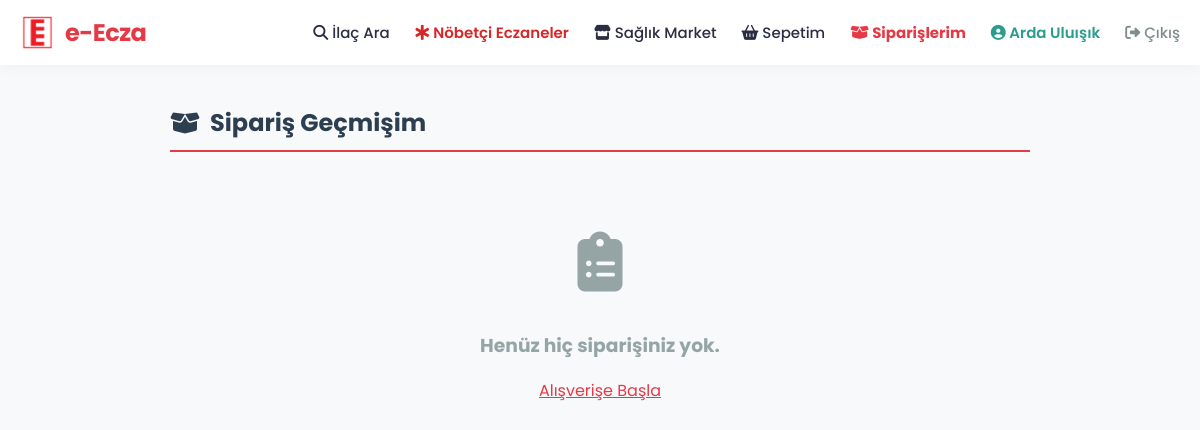
The app's page /siparislerim.php (signed in), older data.
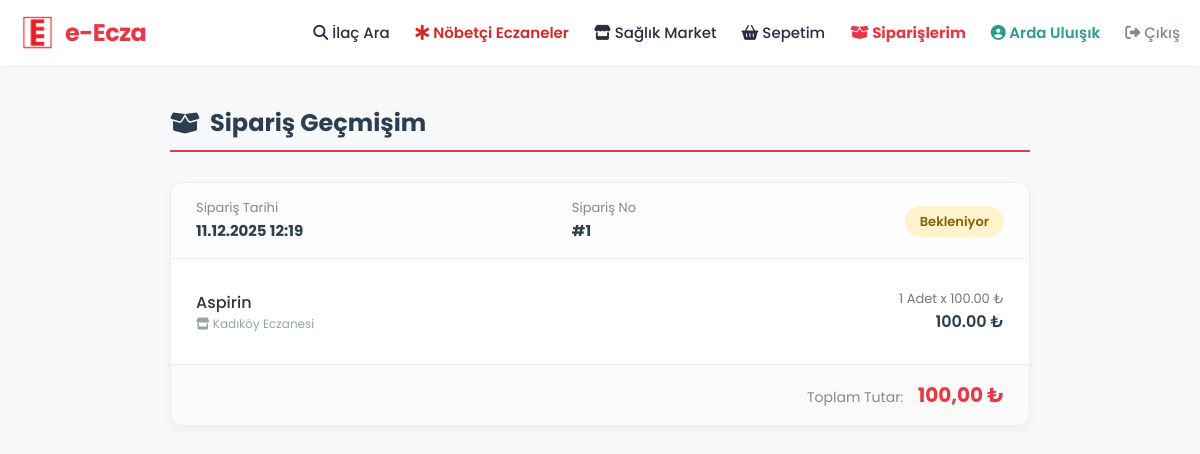
The same page, newer data.
### tables this page shows
CREATE TABLE `siparisler` (
  `SiparisID` int NOT NULL AUTO_INCREMENT,
  `HastaID` int NOT NULL,
  `SiparisTarihi` datetime DEFAULT CURRENT_TIMESTAMP,
  `ToplamTutar` decimal(10,2) DEFAULT NULL,
  `Durum` varchar(20) DEFAULT 'Bekleniyor',
  PRIMARY KEY (`SiparisID`),
  KEY `HastaID` (`HastaID`),
  CONSTRAINT `siparisler_ibfk_1` FOREIGN KEY (`HastaID`) REFERENCES `hastalar` (`HastaID`)
);

CREATE TABLE `siparisdetay` (
  `DetayID` int NOT NULL AUTO_INCREMENT,
  `SiparisID` int NOT NULL,
  `IlacID` int NOT NULL,
  `EczaneID` int NOT NULL,
  `Adet` int NOT NULL,
  `BirimFiyat` decimal(10,2) DEFAULT NULL,
  PRIMARY KEY (`DetayID`),
  KEY `SiparisID` (`SiparisID`),
  KEY `IlacID` (`IlacID`),
  KEY `EczaneID` (`EczaneID`),
  CONSTRAINT `siparisdetay_ibfk_1` FOREIGN KEY (`SiparisID`) REFERENCES `siparisler` (`SiparisID`),
  CONSTRAINT `siparisdetay_ibfk_2` FOREIGN KEY (`IlacID`) REFERENCES `ilaclar` (`IlacID`),
  CONSTRAINT `siparisdetay_ibfk_3` FOREIGN KEY (`EczaneID`) REFERENCES `eczaneler` (`EczaneID`)
);

CREATE TABLE `ilaclar` (
  `IlacID` int NOT NULL AUTO_INCREMENT,
  `IlacAdi` varchar(100) NOT NULL,
  `Barkod` varchar(50) DEFAULT NULL,
  `Aciklama` text,
  `ResimYolu` varchar(255) DEFAULT NULL,
  `ReceteTuru` enum('Normal','Kirmizi','Sari','Yesil') DEFAULT 'Normal',
  PRIMARY KEY (`IlacID`),
  UNIQUE KEY `Barkod` (`Barkod`)
);

CREATE TABLE `eczaneler` (
  `EczaneID` int NOT NULL AUTO_INCREMENT,
  `EczaneAdi` varchar(100) NOT NULL,
  `IlceID` int NOT NULL,
  `Adres` text,
  `Telefon` varchar(20) DEFAULT NULL,
  `Enlem` decimal(10,8) DEFAULT NULL,
  `Boylam` decimal(11,8) DEFAULT NULL,
  PRIMARY KEY (`EczaneID`),
  KEY `IlceID` (`IlceID`),
  CONSTRAINT `eczaneler_ibfk_1` FOREIGN KEY (`IlceID`) REFERENCES `ilceler` (`IlceID`)
);

### siparislerim.php (the view, shortened to what this page needs)
<?php
require 'db.php';
$hastaID = $_SESSION['hasta_id'];
$sql = "SELECT * FROM Siparisler WHERE HastaID = ? ORDER BY SiparisTarihi DESC";
$stmt = $pdo->prepare($sql);
$stmt->execute([$hastaID]);
$siparisler = $stmt->fetchAll(PDO::FETCH_ASSOC);
?>
<!DOCTYPE html>
<html lang="tr">
<head>
    <link rel="stylesheet" href="assets/css/main.css">
</head>
<body>
    <?php include 'navbar.php'; ?>
    <div class="container">
        <h2 class="page-title"><i class="fa-solid fa-box-open"></i> Sipariş Geçmişim</h2>
        <?php if (count($siparisler) == 0): ?>
            <div class="empty-state">
                <i class="fa-solid fa-clipboard-list" style="font-size: 60px; margin-bottom: 20px;"></i>
                <h3>Henüz hiç siparişiniz yok.</h3>
                <a href="ilac-market.php" style="color: #e63946;">Alışverişe Başla</a>
            </div>
        <?php else: ?>
            <?php foreach ($siparisler as $siparis): ?>
                <div class="order-card">
                    <div class="order-header">
                        <div class="order-info">
                            <span>Sipariş Tarihi</span>
                            <strong><?php echo date("d.m.Y H:i", strtotime($siparis['SiparisTarihi'])); ?></strong>
                        </div>
                        <div class="order-info">
                            <span>Sipariş No</span>
                            <strong>#<?php echo $siparis['SiparisID']; ?></strong>
                        </div>
                        <div>
                            <?php
                                $durumClass = 'status-bekleniyor';
                            ?>
                            <span class="status-badge <?php echo $durumClass; ?>">
                                <?php echo htmlspecialchars($siparis['Durum']); ?>
                            </span>
                        </div>
                    </div>
                    <div class="order-body">
                        <?php
                        $detaySql = "SELECT d.*, i.IlacAdi, e.EczaneAdi
                                     FROM SiparisDetay d
                                     JOIN Ilaclar i ON d.IlacID = i.IlacID
                                     JOIN Eczaneler e ON d.EczaneID = e.EczaneID
                                     WHERE d.SiparisID = ?";
                        $stmtDetay = $pdo->prepare($detaySql);
                        $stmtDetay->execute([$siparis['SiparisID']]);
                        $detaylar = $stmtDetay->fetchAll(PDO::FETCH_ASSOC);
                        ?>
                        <?php foreach ($detaylar as $detay): ?>
                            <div class="item-row">
                                <div>
                                    <div class="item-name"><?php echo htmlspecialchars($detay['IlacAdi']); ?></div>
                                    <div class="item-pharmacy"><i class="fa-solid fa-store"></i> <?php echo htmlspecialchars($detay['EczaneAdi']); ?></div>
                                </div>
                                <div style="text-align:right;">
                                    <div style="font-size:13px; color:#777;"><?php echo $detay['Adet']; ?> Adet x <?php echo number_format($detay['BirimFiyat'], 2); ?> ₺</div>
                                    <div class="item-price"><?php echo number_format($detay['Adet'] * $detay['BirimFiyat'], 2); ?> ₺</div>
                                </div>
                            </div>
                        <?php endforeach; ?>
                    </div>
                    <div class="total-section">
                        <span class="total-text">Toplam Tutar:</span>
                        <span class="total-amount"><?php echo number_format($siparis['ToplamTutar'], 2, ',', '.'); ?> ₺</span>
                    </div>
                </div>
            <?php endforeach; ?>
        <?php endif; ?>
    </div>
</body>
</html>

Row changes from the older to the newer data that the page shows:
added siparisler: SiparisTarihi "11.12.2025 12:19", SiparisID "1", Durum "Bekleniyor", ToplamTutar "100,00"
added siparisdetay: IlacID.IlacAdi "Aspirin", EczaneID.EczaneAdi "Kadıköy Eczanesi", Adet "1", BirimFiyat "100.00", $detay['Adet']*$detay['BirimFiyat'] "100.00"
Text that changed along with them:
text no longer shown: "Henüz hiç siparişiniz yok. Alışverişe Başla"
